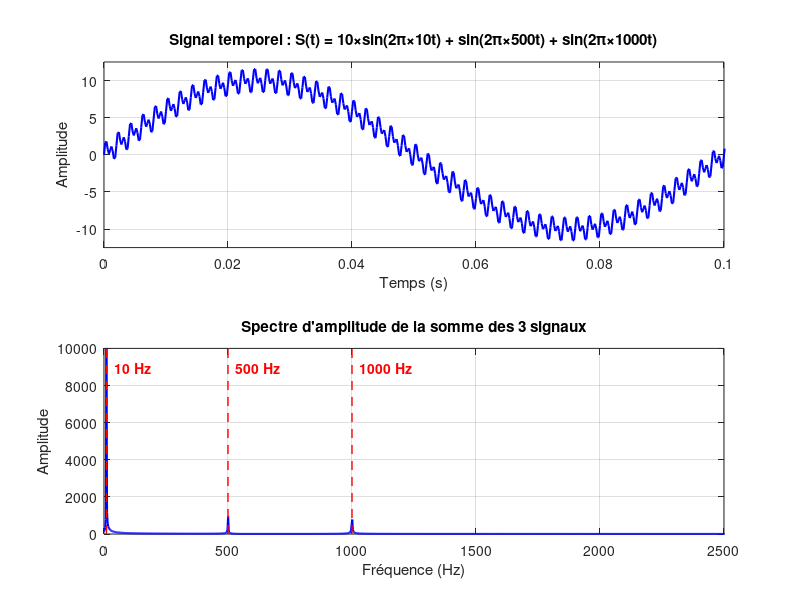

Here is the MATLAB script that generated this plot:
% Fréquences des 3 signaux (en Hz)
f1 = 10;
f2 = 500;
f3 = 1000;

% Détermination de la fréquence d'échantillonnage adaptée
fmax = max([f1, f2, f3]);  % fmax = 1000 Hz
Fs_min = 2 * fmax;          % Fs_min = 2000 Hz

% Choix d'une fréquence d'échantillonnage avec marge de sécurité
% On prend 5 fois la fréquence maximale pour avoir une excellente qualité
Fs = 5 * fmax;              % Fs = 5000 Hz
fprintf('Fréquence maximale du signal : %d Hz\n', fmax);
fprintf('Fréquence de Nyquist minimale : %d Hz\n', Fs_min);
fprintf('Fréquence d''échantillonnage choisie : %d Hz\n\n', Fs);

% Calcul de la période d'échantillonnage (en secondes)
Ts = 1/Fs;

% Création du vecteur temps : de 0 à 1 seconde
t = 0:Ts:1-Ts;

% Choix du nombre de points FFT (puissance de 2)
N = 2048;
fprintf('Nombre de points FFT : %d\n', N);
fprintf('Résolution fréquentielle : Δf = Fs/N = %.2f Hz\n\n', Fs/N);

% Amplitudes des 3 signaux
A1 = 10;  % Amplitude du signal à 10 Hz
A2 = 1;   % Amplitude du signal à 500 Hz
A3 = 1;   % Amplitude du signal à 1000 Hz
fprintf('Amplitudes : A1 = %d, A2 = %d, A3 = %d\n\n', A1, A2, A3);

% Génération des 3 signaux sinusoïdaux avec amplitudes différentes
S1 = A1 * sin(2*pi*f1*t);  % Signal à 10 Hz, amplitude 10
S2 = A2 * sin(2*pi*f2*t);  % Signal à 500 Hz, amplitude 1
S3 = A3 * sin(2*pi*f3*t);  % Signal à 1000 Hz, amplitude 1

% Calcul de la somme des 3 signaux
S_total = S1 + S2 + S3;

% Calcul de la FFT de la somme
S_total_fft = fft(S_total, N);

% Création de l'axe des fréquences (en Hz)
freq = (0:N-1) * Fs / N;

% AFFICHAGE

figure;

% Signal temporel de la somme (zoom sur les premières millisecondes)
subplot(2, 1, 1);
plot(t, S_total, 'b', 'LineWidth', 1.5);
xlabel('Temps (s)');
ylabel('Amplitude');
title('Signal temporel : S(t) = 10×sin(2\pi×10t) + sin(2\pi×500t) + sin(2\pi×1000t)');
grid on;
xlim([0 0.1]);  % Afficher les 100 premières millisecondes
ylim([-12.5 12.5]);  % Adapter à la nouvelle amplitude maximale (~12)

% Spectre d'amplitude de la somme
subplot(2, 1, 2);
plot(freq, abs(S_total_fft), 'b', 'LineWidth', 1.5);
xlabel('Fréquence (Hz)');
ylabel('Amplitude');
title('Spectre d''amplitude de la somme des 3 signaux');
grid on;
xlim([0 Fs/2]);  % Limiter à [0, Fs/2] = [0, 2500 Hz]

% Annotation des pics principaux
hold on;
% Marquer les fréquences des 3 signaux
plot([f1 f1], [0 max(abs(S_total_fft))], 'r--', 'LineWidth', 1);
plot([f2 f2], [0 max(abs(S_total_fft))], 'r--', 'LineWidth', 1);
plot([f3 f3], [0 max(abs(S_total_fft))], 'r--', 'LineWidth', 1);
text(f1, max(abs(S_total_fft))*0.9, sprintf('  %d Hz', f1), 'Color', 'r', 'FontWeight', 'bold');
text(f2, max(abs(S_total_fft))*0.9, sprintf('  %d Hz', f2), 'Color', 'r', 'FontWeight', 'bold');
text(f3, max(abs(S_total_fft))*0.9, sprintf('  %d Hz', f3), 'Color', 'r', 'FontWeight', 'bold');
hold off;
